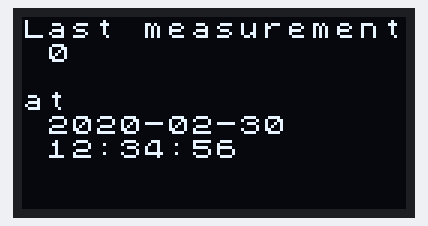
Bench run of a sketch on a simulated Arduino Nano, built with avr-gcc and run on an emulated ATmega328P. Shown: 128×64 one-colour display.

Above: at 0.2 s.
At 4.8 s:
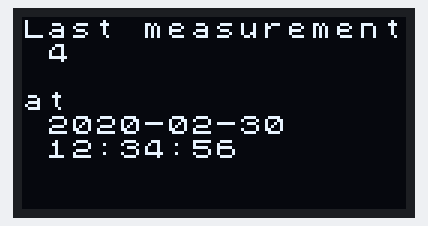
At 8.2 s:
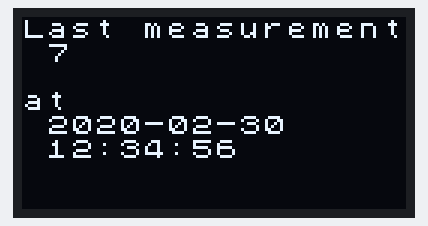
At 18.6 s:
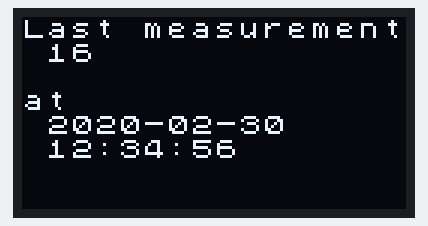
At 27.9 s:
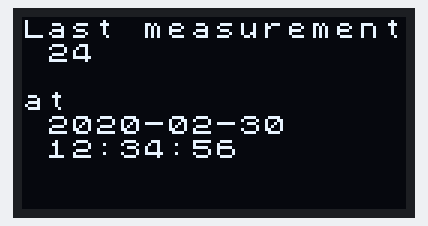
At 38.3 s:
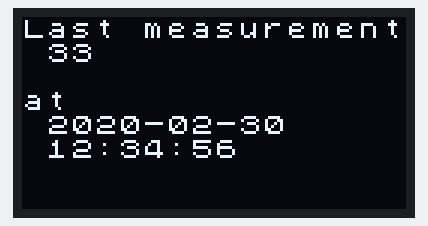

The sketch:

screen_u8x8.ino
```cpp
/**************************************************************************
Screen test for data displaying, using the RAM-less* U8x8 library
https://github.com/olikraus/u8g2

* "U8x8lib is the direct write, zero RAM, text only library part of U8g2lib"

On Arduino Nano ATMega328P:
6728 bytes progmem
366 bytes dynamic mem
**************************************************************************/

#include <Arduino.h>
#include <SPI.h>
#include <U8x8lib.h>

// Nano
#define DATA_PIN A4
#define CLOCK_PIN A5

// https://github.com/olikraus/u8g2/wiki/u8x8setupcpp#ssd1306-128x64_noname-1
U8X8_SSD1306_128X64_NONAME_HW_I2C u8x8(U8X8_PIN_NONE);

// u8x8.begin() is required and will sent the setup/init sequence to the display
void setup(void) { u8x8.begin(); }

uint8_t t = 0;

void loop(void) {
  // Usage: https://github.com/olikraus/u8g2/wiki/u8x8reference
  // Screen fits only 16x8 chars

  u8x8.setFont(u8x8_font_chroma48medium8_r);
  u8x8.drawString(0, 0, "Last measurement");
  u8x8.setCursor(1, 1);
  u8x8.print(t++);
  u8x8.drawString(0, 3, "at");
  u8x8.drawString(1, 4, "2020-02-30");
  u8x8.drawString(1, 5, "12:34:56");
  delay(1000);
}
```

Measured:
- what the display in image 0 shows lasts 1.1 s, from 0.2 s to 1.3 s
- what the display in image 1 shows lasts 1.2 s, from 4.7 s to 5.9 s
